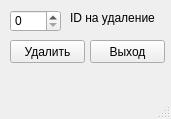
<?xml version="1.0" encoding="UTF-8"?>
<ui version="4.0">
 <class>Delete</class>
 <widget class="QMainWindow" name="Delete">
  <property name="geometry">
   <rect>
    <x>0</x>
    <y>0</y>
    <width>171</width>
    <height>119</height>
   </rect>
  </property>
  <property name="windowTitle">
   <string>MainWindow</string>
  </property>
  <widget class="QWidget" name="centralwidget">
   <widget class="QSpinBox" name="spinBox">
    <property name="geometry">
     <rect>
      <x>10</x>
      <y>10</y>
      <width>51</width>
      <height>22</height>
     </rect>
    </property>
   </widget>
   <widget class="QPushButton" name="pushButton">
    <property name="geometry">
     <rect>
      <x>10</x>
      <y>40</y>
      <width>75</width>
      <height>23</height>
     </rect>
    </property>
    <property name="text">
     <string>Удалить</string>
    </property>
   </widget>
   <widget class="QPushButton" name="pushButton_2">
    <property name="geometry">
     <rect>
      <x>90</x>
      <y>40</y>
      <width>75</width>
      <height>23</height>
     </rect>
    </property>
    <property name="text">
     <string>Выход</string>
    </property>
   </widget>
   <widget class="QLabel" name="label">
    <property name="geometry">
     <rect>
      <x>70</x>
      <y>10</y>
      <width>91</width>
      <height>16</height>
     </rect>
    </property>
    <property name="text">
     <string>ID на удаление</string>
    </property>
   </widget>
  </widget>
  <widget class="QMenuBar" name="menubar">
   <property name="geometry">
    <rect>
     <x>0</x>
     <y>0</y>
     <width>171</width>
     <height>21</height>
    </rect>
   </property>
  </widget>
  <widget class="QStatusBar" name="statusbar"/>
 </widget>
 <resources/>
 <connections/>
</ui>
